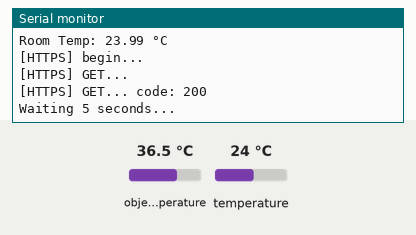
Simulated run of this sketch. Board: ESP8266 (NodeMCU). On the bench: the last lines printed to the serial monitor. The test bench sets the inputs (shaded band); at power-on: object temperature 36.5 °C, temperature 24 °C. WiFi joins after 1.5 s; servers stay silent unless stated; uploads are accepted with an empty reply; the local clock reads 2024-03-15 10:24:30 at power-on unless the sketch sets it.

Above: at 3.2 s.
3.3 s: object temperature set to 20 °C
At 8.38 s:
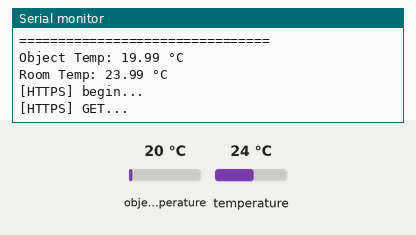
9.7 s: temperature set to 12 °C
At 14.08 s:
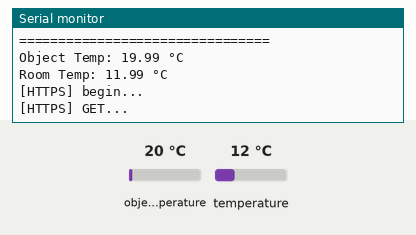
16.1 s: object temperature set to 26 °C
At 21.2 s:
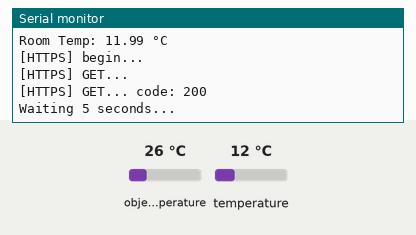
Timing chart, 0 to 22.7 s (numbered marks = the images above; inputs shaded):
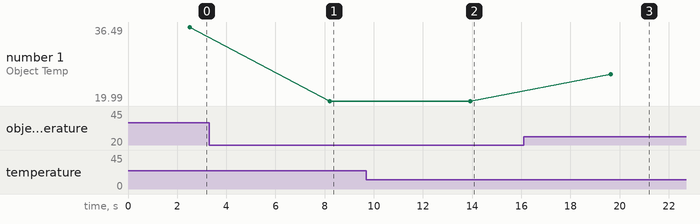

The sketch:

ir-temperature-sensor.ino
```cpp
// Include project libraries
#include <ESP8266WiFi.h> // ESP8266 WiFi Library
#include <WiFiClientSecure.h> // Secure WiFi Client Library
#include <ESP8266HTTPClient.h> // HTTP Client Library
#include "time.h" // Time Library
#include <Wire.h> // I2C Library
#include <DFRobot_MLX90614.h> // IR Sensor Library

// API Certificate
const char IRG_Root_X1 [] PROGMEM = R"CERT("Certificate")CERT";

// List with the server certificate
X509List cert(IRG_Root_X1);

// Wi-Fi credentials
const char* ssid = ""; // SSID for the WiFi
const char* password = ""; // Password for the WiFi
const char* url = "URL"; // Server URL to Request

// Define Esp-01 code
const String code = "Q3BAIPZUAV";

// Define IR Thermometer
#define MLX90614_I2C_ADDR 0x5A
DFRobot_MLX90614_I2C mlx(MLX90614_I2C_ADDR, &Wire);

// Call setup() function
void setup() {
  // Begin I2C
  Wire.begin(2,0);

  // Begin Serial Monitor
  Serial.begin(115200);
  Serial.println();
  Serial.println("=====Green-Stay-Rewards-GSR=====");

  // Call connectWiFiNTP() function to connect to WiFi and NTP server
  connectWiFiNTP();

  // Begin IR Thermometer
  mlx.begin();
}

// Call loop() function
void loop() {
  // Get temperatures
  float objectTemp = mlx.getObjectTempCelsius();
  float roomTemp = mlx.getAmbientTempCelsius();
  delay(500);

  // Show data to the serial monitor
  Serial.println("================================");
  Serial.print("Object Temp: ");
  Serial.print(objectTemp);
  Serial.println(" °C");
  Serial.print("Room Temp: ");
  Serial.print(roomTemp);
  Serial.println(" °C");

  // Create data and make request to the server
  String data = String("&objectTemp=" + String(objectTemp) + "&roomTemp=" + String(roomTemp));
  httpsRequest(data);

  Serial.println("Waiting 5 seconds...");
  delay(5000);
}

// Create httpsRequest() function to send data to the api
void httpsRequest(String data) {
  // Create WiFi client
  WiFiClientSecure client;

  // Wait for WiFi connection
  if ((WiFi.status() == WL_CONNECTED)) {
    // Apply certificate
    client.setTrustAnchors(&cert);
    // Create HTTPS client
    HTTPClient https;

    // Begin HTTPS
    Serial.print("[HTTPS] begin...\n");
    if (https.begin(client, url + String("?code=") + code + data)) {
      Serial.print("[HTTPS] GET...\n");
      // Start connection and send HTTP header
      int httpCode = https.GET();

      // httpCode will be negative on error
      if (httpCode > 0) {
        // HTTP header has been send and Server response header has been handled
        Serial.printf("[HTTPS] GET... code: %d\n", httpCode);

        // File found at server
        if (httpCode == HTTP_CODE_OK || httpCode == HTTP_CODE_MOVED_PERMANENTLY) {
          String payload = https.getString();
          Serial.println(payload);
        }
      } else {
        Serial.printf("[HTTPS] GET... failed, error: %s\n", https.errorToString(httpCode).c_str());
      }

      // End request
      https.end();
    } else {
      Serial.printf("[HTTPS] Unable to connect\n");
    }
  }
}

// Create connectWiFiNTP() function to connect to the WiFi and set Esp01 time via NTP server
void connectWiFiNTP() {
  // Connect to Wi-Fi
  WiFi.mode(WIFI_STA);
  WiFi.begin(ssid, password);
  Serial.print("Connecting to WiFi ");
  while (WiFi.status() != WL_CONNECTED) {
    Serial.print('.');
    delay(1000);
  }
  Serial.println();
  Serial.println("Connected to WiFi");
  Serial.print("IP Address: ");
  Serial.println(WiFi.localIP());
  Serial.println("================================");

  // Set time via NTP
  configTime(3 * 3600, 0, "gr.pool.ntp.org", "ntp.grnet.gr");
  Serial.print("Waiting for NTP time sync: ");
  time_t now = time(nullptr);
  while (now < 8 * 3600 * 2) {
    delay(500);
    Serial.print(".");
    now = time(nullptr);
  }
  Serial.println();
  struct tm timeinfo;
  localtime_r(&now, &timeinfo);
  Serial.print("Current time: ");
  Serial.print(asctime(&timeinfo));
}
```

Measured:
- after the input at 3.3 s, the serial monitor: prints a new line after 4.9 s (image 1)
- after the input at 9.7 s, the serial monitor: prints a new line after 4.2 s (image 2)
- after the input at 16.1 s, the serial monitor: prints a new line after 3.5 s (image 3)
- plotted number 1: 36.49 → 19.99 after the input at 3.3 s, 19.99 → 25.99 after the input at 16.1 s
